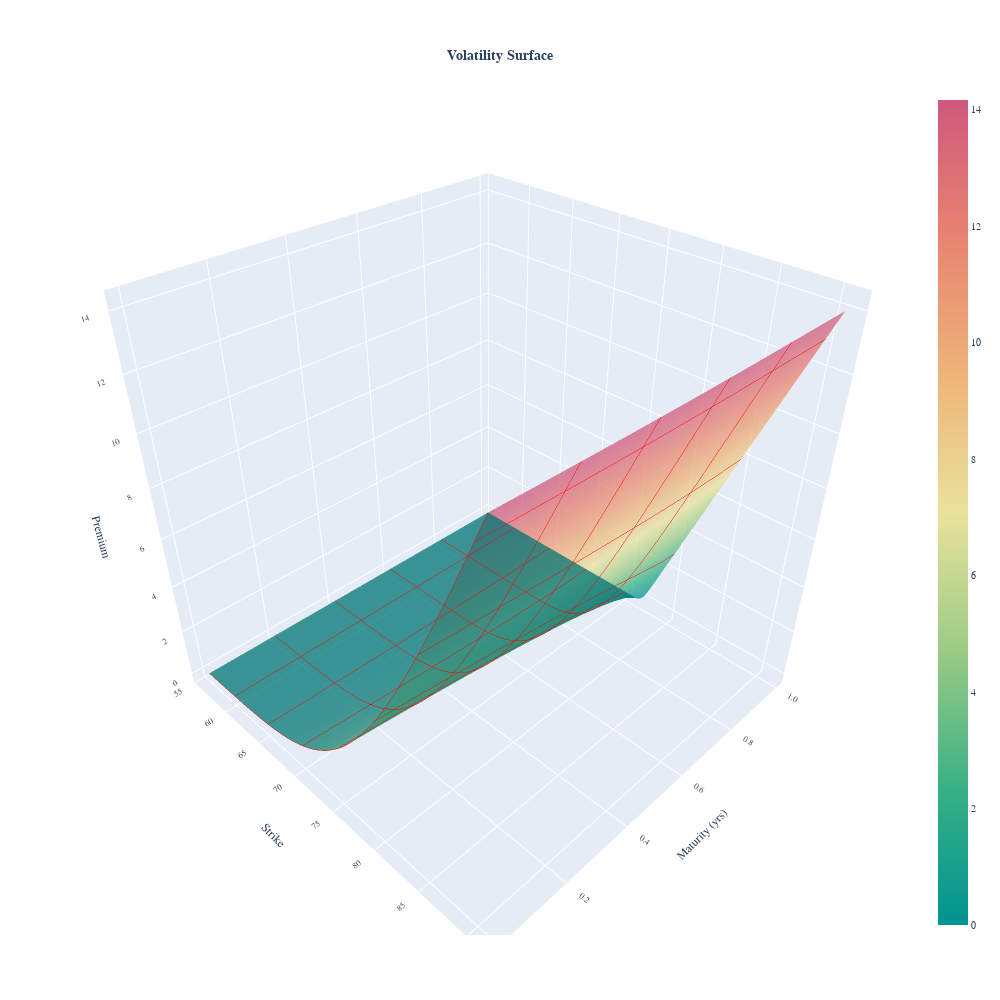

The cell this chart's notebook holds for it:
### Code cell
## surface plot:

fwd_spots = np.linspace(S0*0.8, S0*1.3, 101)
ttm = np.linspace(0, 1-1/365, 21)
# ttm[0] = 0.001
    
short_call_prices = []
for i in range(len(fwd_spots)):
    scp_per_mat = []
    for j in range(len(ttm)):
        scp_per_mat.append(B76OptionPricer('c', fwd_spots[i], K, r_dsc, sigma, T, ttm[j]))
    short_call_prices.append(scp_per_mat)


fig_surf = go.Figure(data=[go.Surface(x=ttm, y=fwd_spots,z=short_call_prices
                        ,contours = {"x": {"show": True,"size": 0.1, "color":"red"},
                                    "y": {"show": True,"size": 0.1, "color":"red"},}
                        ,opacity = .75
                        ,hovertemplate =
                        'Underlying:  %{y: .2%}' +\
                        '<br>Maturity (yrs): %{x: .1f}' +\
                        '<br>Payoff: %{z: .2f}<extra></extra>'
                     ,colorscale = 'temps')
                     ])

fig_surf.update_layout(
    title={
        'text': "<b>Volatility Surface</b>",
        'y': 0.95,
        'x': 0.5,
        'xanchor': 'center',
        'yanchor': 'top'
    }
    # ,autosize=True
    ,
    width=1000,
    height=1000,
    scene=dict(xaxis_title='Maturity (yrs)',
               xaxis_tickformat='.1f',
               xaxis_autorange='reversed',
               yaxis_title='Strike',
               yaxis_tickformat='.f', #'.2%'
               zaxis_title='Premium',
               zaxis_tickformat='.f'),
    font=dict(family="Courier New, monospace", size=10),
    margin=dict(l=65, r=50, b=65, t=90))

fig_surf.show()

### Figure 1 — Plotly figure (JSON) as saved in the notebook; plotly's stock layout.template omitted (floating-point values rounded to 4 significant figures; data arrays with more than 128 entries replaced by an {"elided": "..."} marker saying what was removed)
{"data": [{"colorscale": [[0, "rgb(0, 147, 146)"], [0.1667, "rgb(57, 177, 133)"], [0.3333, "rgb(156, 203, 134)"], [0.5, "rgb(233, 226, 156)"], [0.6667, "rgb(238, 180, 121)"], [0.8333, "rgb(232, 132, 113)"], [1, "rgb(207, 89, 126)"]], "contours": {"x": {"color": "red", "show": true, "size": 0.1}, "y": {"color": "red", "show": true, "size": 0.1}}, "hovertemplate": "Underlying:  %{y: .2%}<br>Maturity (yrs): %{x: .1f}<br>Payoff: %{z: .2f}<extra></extra>", "opacity": 0.75, "type": "surface", "x": [0, 0.04986, 0.09973, 0.1496, 0.1995, 0.2493, 0.2992, 0.349, 0.3989, 0.4488, 0.4986, 0.5485, 0.5984, 0.6482, 0.6981, 0.7479, 0.7978, 0.8477, 0.8975, 0.9474, 0.9973], "y": [56, 56.35, 56.7, 57.05, 57.4, 57.75, 58.1, 58.45, 58.8, 59.15, 59.5, 59.85, 60.2, 60.55, 60.9, 61.25, 61.6, 61.95, 62.3, 62.65, 63, 63.35, 63.7, 64.05, 64.4, 64.75, 65.1, 65.45, 65.8, 66.15, 66.5, 66.85, 67.2, 67.55, 67.9, 68.25, 68.6, 68.95, 69.3, 69.65, 70, 70.35, 70.7, 71.05, 71.4, 71.75, 72.1, 72.45, 72.8, 73.15, 73.5, 73.85, 74.2, 74.55, 74.9, 75.25, 75.6, 75.95, 76.3, 76.65, 77, 77.35, 77.7, 78.05, 78.4, 78.75, 79.1, 79.45, 79.8, 80.15, 80.5, 80.85, 81.2, 81.55, 81.9, 82.25, 82.6, 82.95, 83.3, 83.65, 84, 84.35, 84.7, 85.05, 85.4, 85.75, 86.1, 86.45, 86.8, 87.15, 87.5, 87.85, 88.2, 88.55, 88.9, 89.25, 89.6, 89.95, 90.3, 90.65, 91], "z": {"elided": "101x21 float values"}}], "layout": {"font": {"family": "Courier New, monospace", "size": 10}, "height": 1000, "margin": {"b": 65, "l": 65, "r": 50, "t": 90}, "scene": {"xaxis": {"autorange": "reversed", "tickformat": ".1f", "title": {"text": "Maturity (yrs)"}}, "yaxis": {"tickformat": ".f", "title": {"text": "Strike"}}, "zaxis": {"tickformat": ".f", "title": {"text": "Premium"}}}, "title": {"text": "<b>Volatility Surface</b>", "x": 0.5, "xanchor": "center", "y": 0.95, "yanchor": "top"}, "width": 1000}}
